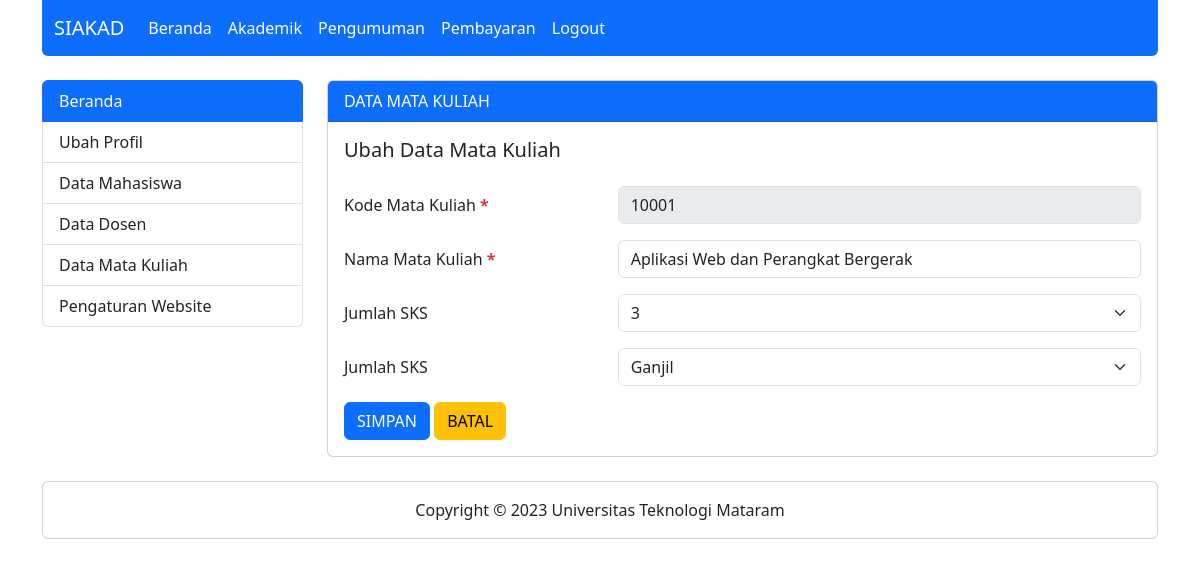
Before: /beranda.php?page=mkubah&&kode_mk=10001 (signed in) with the older database file.
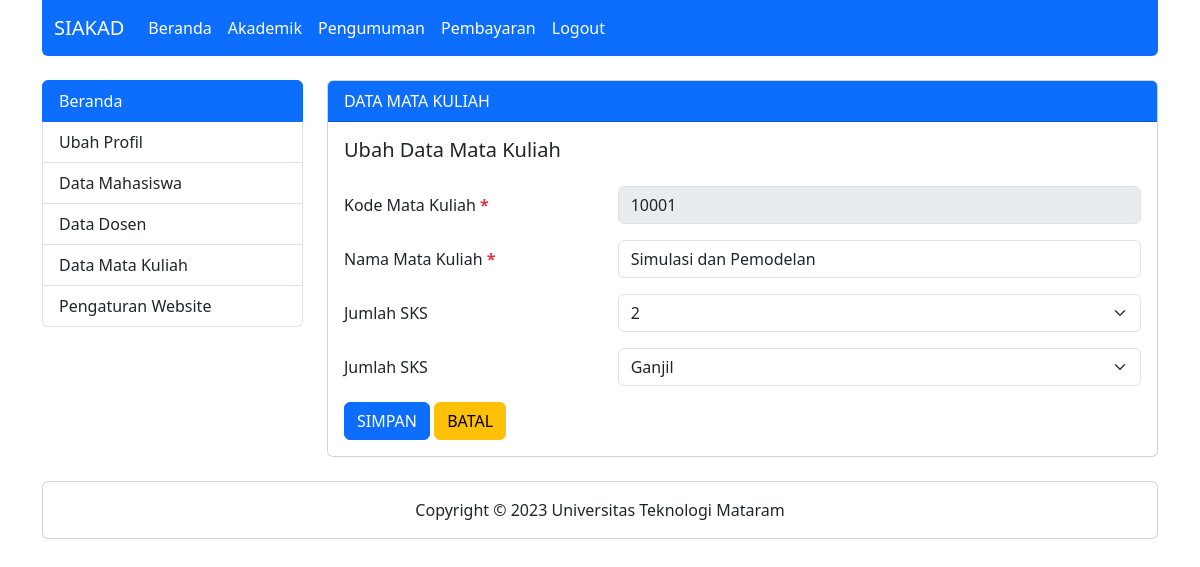
After: the same page with the newer database file.
### tables this page shows
CREATE TABLE `tb_mk` (
  `kode_mk` char(5) NOT NULL,
  `nama_mk` varchar(255) DEFAULT NULL,
  `sks` int(1) DEFAULT NULL,
  `semester` varchar(10) DEFAULT NULL
);

### mkubah.php (the view, shortened to what this page needs)
<div class="card">
    <div class="card-header text-bg-primary fw-medium">
        DATA MATA KULIAH
    </div>
    <div class="card-body">
        <h5 class="card-title mb-4">Ubah Data Mata Kuliah</h5>
        <?php
        include 'koneksi.php';
        if (isset($_GET['kode_mk'])) {
            $kode_mk = $_GET['kode_mk'];
            $mk = mysqli_query($koneksi, "SELECT * FROM tb_mk WHERE kode_mk = '$kode_mk'");
            $hasil = mysqli_fetch_array($mk);
        } else {
            header('Location: ?page=mkdata');
        }
        ?>
        <form action="" method="POST">
            <div class="row mb-3">
                <label for="kode_mk" class="col-sm-4 col-form-label">Kode Mata Kuliah <strong class="text-danger">*</strong></label>
                <div class="col-sm-8">
                    <input type="text" class="form-control" id="kode_mk" name="kode_mk" disabled value="<?php echo $hasil['kode_mk']; ?>">
                </div>
            </div>
            <div class="row mb-3">
                <label for="nama_mk" class="col-sm-4 col-form-label">Nama Mata Kuliah <strong class="text-danger">*</strong></label>
                <div class="col-sm-8">
                    <input type="text" class="form-control" id="nama_mk" name="nama_mk" required value="<?php echo $hasil['nama_mk']; ?>">
                </div>
            </div>
            <div class="row mb-3">
                <label for="sks" class="col-sm-4 col-form-label">Jumlah SKS</label>
                <div class="col-sm-8">
                    <select class="form-select" id="sks" name="sks">
                        <option value="2" <?php if ($hasil['sks'] == "2") {
                                                echo "selected";
                                            } ?>>2</option>
                        <option value="3" <?php if ($hasil['sks'] == "3") {
                                                echo "selected";
                                            } ?>>3</option>
                    </select>
                </div>
            </div>
            <div class="row mb-3">
                <label for="sks" class="col-sm-4 col-form-label">Jumlah SKS</label>
                <div class="col-sm-8">
                    <select class="form-select" id="sks" name="sks">
                        <option value="Ganjil" <?php if ($hasil['sks'] == "Ganjil") {
                                                    echo "selected";
                                                } ?>>Ganjil</option>
                    </select>
                </div>
            </div>
            <input type="submit" name="simpan" value="SIMPAN" class="btn btn-primary">
            <a href="?page=mkdata" class="btn btn-warning">BATAL</a>
        </form>
    </div>
</div>

### beranda.php (shortened to what this page needs)
<?php
if (isset($_SESSION['email']) and isset($_SESSION['level'])) {
?>
    <!DOCTYPE html>
    <html lang="en">
    <head>
        <link rel="stylesheet" href="assets/css/bootstrap.min.css">
    </head>
    <body>
        <div class="container">
            <nav class="navbar navbar-expand-lg navbar-dark bg-primary rounded-bottom-2 mb-4">
                <div class="container-fluid">
                    <a class="navbar-brand fw-medium" href="beranda.php">SIAKAD</a>
                    <div class="collapse navbar-collapse" id="navbarNav">
                        <ul class="navbar-nav me-auto">
                            <li class="nav-item">
                                <a class="nav-link active" href="beranda.php">Beranda</a>
                            </li>
                            <li class="nav-item">
                                <a class="nav-link active" href="#">Akademik</a>
                            </li>
                            <li class="nav-item">
                                <a class="nav-link active" href="#">Pengumuman</a>
                            </li>
                            <li class="nav-item">
                                <a class="nav-link active" href="#">Pembayaran</a>
                            </li>
                            <li class="nav-item">
                                <a class="nav-link active" href="logout.php">Logout</a>
                            </li>
                        </ul>
                    </div>
                </div>
            </nav>
            <div class="row">
                <div class="col-md-3 mb-4">
                    <div class="list-group">
                        <a href="beranda.php" class="list-group-item list-group-item-action active">Beranda</a>
                        <?php if ($_SESSION['level'] == "Mahasiswa") { ?>
                            <a href="?page=krsisi" class="list-group-item list-group-item-action">Isi KRS</a>
                            <a href="#" class="list-group-item list-group-item-action">Lihat KHS</a>
                        <?php } elseif ($_SESSION['level'] == "Dosen") { ?>
                            <a href="#" class="list-group-item list-group-item-action">Cek KRS</a>
                            <a href="#" class="list-group-item list-group-item-action">Input Nilai</a>
                        <?php } elseif ($_SESSION['level'] == "Admin") { ?>
                            <a href="?page=admprofil" class="list-group-item list-group-item-action">Ubah Profil</a>
                            <a href="?page=mhsdata" class="list-group-item list-group-item-action">Data Mahasiswa</a>
                            <a href="?page=dsndata" class="list-group-item list-group-item-action">Data Dosen</a>
                            <a href="?page=mkdata" class="list-group-item list-group-item-action">Data Mata Kuliah</a>
                            <a href="#" class="list-group-item list-group-item-action">Pengaturan Website</a>
                        <?php } ?>
                    </div>
                </div>
                <div class="col-md-9 mb-4">
                    <?php include 'konten.php';
                    ?>
                </div>
            </div>
            <div class="row">
                <div class="col">
                    <div class="card">
                        <div class="card-body text-center">
                            Copyright &copy; 2023 Universitas Teknologi Mataram
                        </div>
                    </div>
                </div>
            </div>
        </div>
    </body>
    </html>
<?php
} else {
    echo '<div style="font-family: Arial, Helvetica, sans-serif; font-size: large; text-align: center; color: red; margin-top: 5rem;">
            <h5>Tidak dapat mengakses halaman ini, silahkan login terlebih dahulu. <a href="login.php">LOGIN</a></h5>
        </div>';
}
?>

### konten.php
<?php
if (isset($_GET['page'])) {
	$page = $_GET['page'];
	if (file_exists("$page.php")) {
		include "$page.php";
	} else {
		echo '<div class="alert alert-warning" role="alert">
                <strong>Halaman tidak ditemukan!</strong>
            </div>';
	}
} else {
	include "home.php";
}

Changed rows visible on the page:
changed tb_mk id 10001: nama_mk "Aplikasi Web dan Perangkat Bergerak" → "Simulasi dan Pemodelan"; sks "3" → "2"
